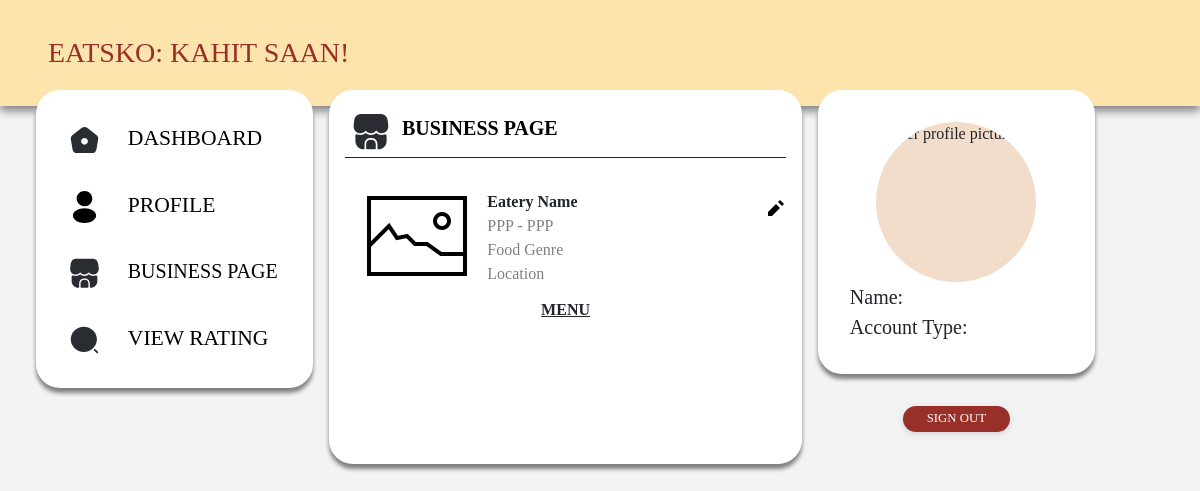
/business/businesspage, run on an earlier commit of the app's database.
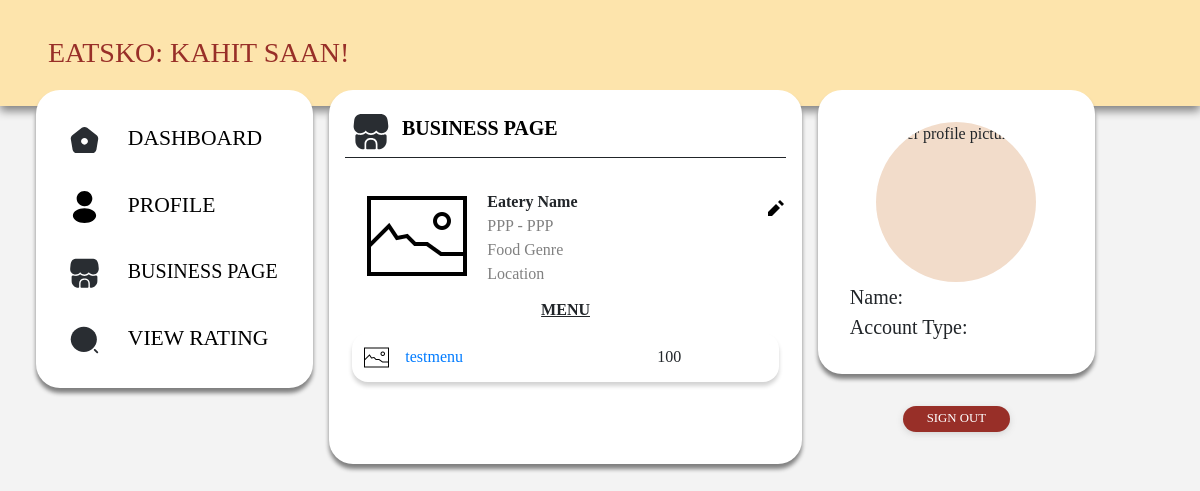
And on a later commit of the database.
### businessdashboard/models.py (models this page shows, shortened)
class Menu(models.Model):
    title = models.CharField(max_length=100)
    content = models.TextField()
    price = models.IntegerField(null=True, blank=True)
    date_posted = models.DateTimeField(default=timezone.now)
    author = models.ForeignKey(User, on_delete=models.CASCADE)

### businessdashboard/views.py (the view)
# urls.py: path('businesspage', MenuListView.as_view(), name='businessdashboard-businesspage'),
class MenuListView(ListView):
    model = Menu
    template_name = 'businessdashboard/businesspage.html'
    context_object_name = 'menu'
    ordering = ['-date_posted']

### businessdashboard/templates/businessdashboard/businesspage.html
{% extends "businessdashboard/base.html" %}
{% block content %}
{% load static %}
<div class="d-flex">
    <div class="mr-auto">
       <img class="page-icon" src="{% static 'media/shop.svg' %}" alt="businesspage-icon">
       <span class="page-title"> BUSINESS PAGE </span>
    </div>
</div>
<hr style="margin: 0">
<br>
<div class="d-flex flex-column">
    <div class="d-flex eatery-info-container p-1">
        <img class="eatery-logo" src="{% static 'media/image.png' %}" alt="businesspage-logo">
        <div class="flex-column p-1">
            <div class="eatery-name"> Eatery Name </div>
            <div class="eatery-other-info"> PPP - PPP </div>
            <div class="eatery-other-info"> Food Genre </div>
            <div class="eatery-other-info"> Location </div>
        </div>
        <div class="ml-auto p-2">
            <a href="{% url 'businessdashboard-editbusinesspage' %}">
                <img class="edit-icon" src="{% static 'media/edit.svg' %}" alt="edit-businesspage-icon">
            </a>
        </div>
    </div>
    <div class="d-flex justify-content-center menu-title p-1"> MENU </div>
    <div class="d-flex justify-content-center all-menu-items p-1 flex-column">
        {% for item in menu %}
            <div class="d-flex menu-item flex-row p-1">
                <div class="d-flex p-2">
                    <img class="menu-item-image" src="{% static 'media/image.png' %}" alt="menu-item-image">
                </div>
                <a class="menu-item-name p-2" href="#">{{ item.title }}</a>
                <div class="menu-item-price ml-auto p-2"> {{ item.price }} </div>
            </div>
        {% endfor %}
    </div>
</div>
{% endblock content %}

What changed in the data, as far as the page shows it:
added Menu: title "testmenu", price "100"
